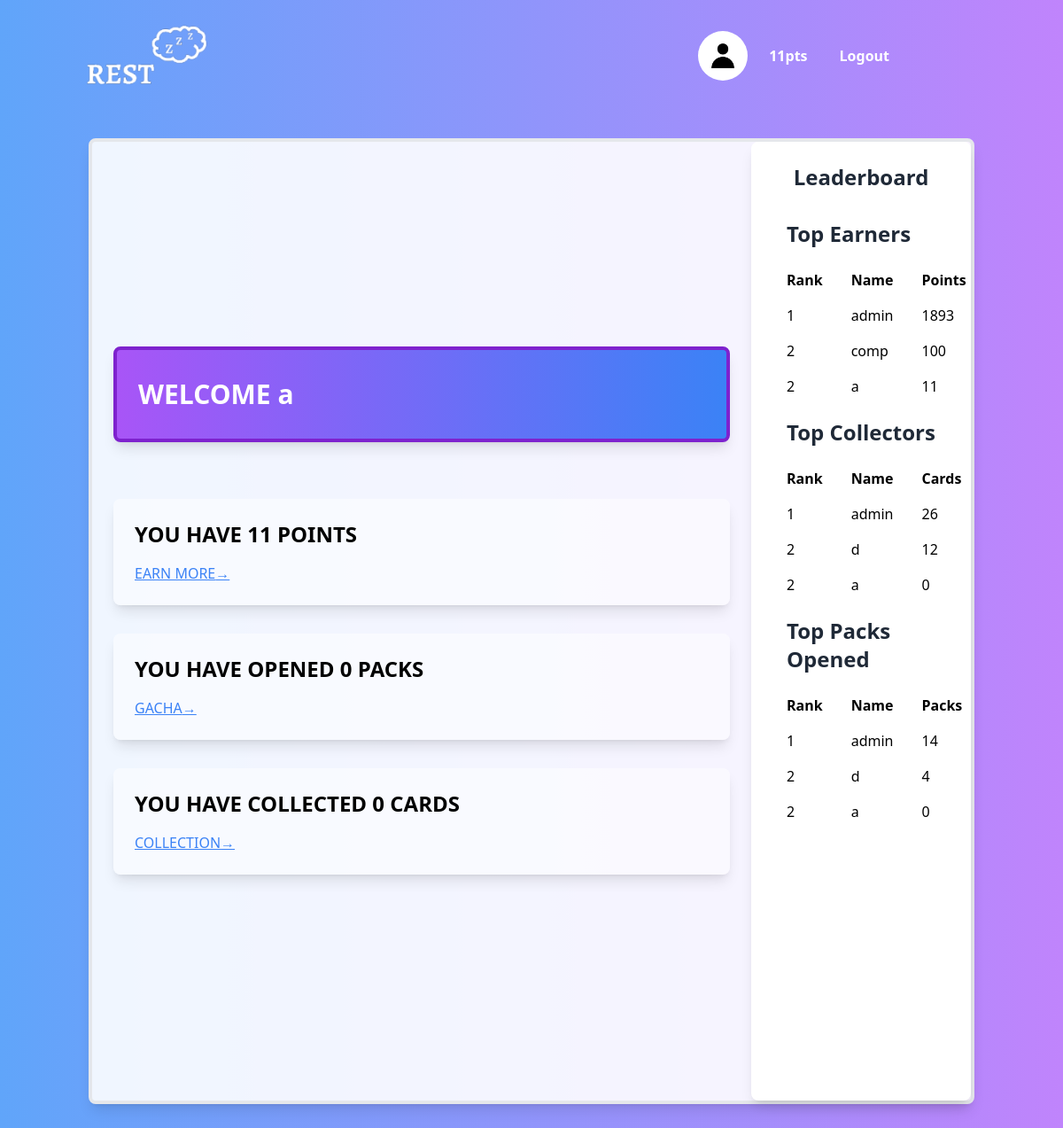
Page /welcome (signed in) on the committed database.
### tables this page shows
CREATE TABLE users(username TEXT, password TEXT, points INTEGER, packs INTEGER, cards INTEGER, pfp TEXT, userID INTEGER PRIMARY KEY AUTOINCREMENT);

### __init__.py (the view)
@app.route("/welcome")
def welcome():
    if not 'username' in session:
        flash("Log in to continue!")
        return redirect("/login")
    points, packs, cards = database.welcomeDisp(session['userID'])
    top = database.leaderboard()
    topPoints = top[0][0:3]
    topPacks = top[1][0:3]
    topCards = top[2][0:3]
    return render_template("welcome.html",pfp=database.getPFP(session['userID']),user=session['username'], points=points, packs=packs, cards=cards, PE=topPoints, C=topCards, O=topPacks)

### database.py (called while the page is built)
def connect():
    db = sqlite3.connect("rest.db")
    c = db.cursor()
    return c, db

def close(db):
    db.commit()
    db.close()

def welcomeDisp(ID):
    c,db = connect()
    info = c.execute("SELECT points, packs, cards FROM users WHERE userID = ?", (ID,)).fetchone()
    close(db)
    return info[0], info[1], info[2]

def leaderboard():
    c,db = connect()
    points = c.execute("SELECT username, points FROM users ORDER BY points DESC").fetchall()
    packs = c.execute("SELECT username, packs FROM users ORDER BY packs DESC").fetchall()
    cards = c.execute("SELECT username, cards FROM users ORDER BY cards DESC").fetchall()
    return points, packs, cards
    close(db)

def getPFP(ID):
    c,db = connect()
    pfp = c.execute("SELECT pfp FROM users WHERE userID = ?", (ID,)).fetchone()
    close(db)
    return pfp[0]

### templates/welcome.html (shortened to what this page needs)
<!DOCTYPE html>
  <html lang="en">
  <head>
    <script src="https://cdn.tailwindcss.com"></script>
  </head>
  <body class="bg-cover bg-fixed bg-gradient-to-r from-blue-400 to-purple-400 overflow-hidden">
    <nav class="p-6 text-indigo-600">
      <div class="container mx-auto flex justify-between items-center">
        <a href="/"><img src={{ url_for('static', filename='bed.png') }} alt="bed" width="150" height="150"></a>
        <ul class="flex space-x-6 mr-24 justify-center items-center">
          <li>
            {% if pfp == "" %}
            <img class="w-14 h-14 rounded-full" src={{ url_for('static', filename='default.jpg') }} alt="pfp">
            {% endif %}
          </li>
          <li>
            <p class="2xl text-white font-semibold text-base">{{points}}pts</p>
          </li>
          <li>
            <form action="/logout">
              <input type="submit" class="hover:underline transition ease-in-out delay-50 hover:-translate-y-1 hover:scale-110 hover:bg-indigo-500 duration-300 rounded-lg p-3 text-white font-semibold text-base cursor-pointer" value="Logout">
            </form>
          </li>
      </div>
    </nav>
    <div class="flex flex-col h-screen justify-center items-center">
      <div class="flex flex-row justify-between w-5/6 h-5/6 bg-opacity-90 bg-white shadow-lg rounded-lg -translate-y-20 border-4">
        <div class="flex flex-col justify-center w-3/4 p-6">
          <h1 class="text-3xl font-extrabold text-white bg-gradient-to-r from-purple-500 to-blue-500 py-8 px-6 rounded-lg shadow-lg mt-10 border-4 border-purple-700">WELCOME {{user}}</h1>
          <section class="py-16">
            <div class="container mx-auto grid grid-cols-1 gap-8">
              <div class="p-6 bg-white bg-opacity-50 shadow-lg rounded-lg">
                <h2 class="text-2xl font-bold mb-4">YOU HAVE {{points}} POINTS</h2>
                <div>
                  <a href="/selection" class="text-blue-500 hover:text-blue-700 font-medium underline transition ease-in-out duration-200">EARN MORE<span>&rarr;</span></a>
                </div>
              </div>
              <div class="p-6 bg-white bg-opacity-50 shadow-lg rounded-lg">
                <h2 class="text-2xl font-bold mb-4">YOU HAVE OPENED {{packs}} PACKS</h2>
                <div>
                  <a href="/gacha" class="text-blue-500 hover:text-blue-700 font-medium underline transition ease-in-out duration-200">GACHA<span>&rarr;</span></a>
                </div>
              </div>
              <div class="p-6 bg-white bg-opacity-50 shadow-lg rounded-lg">
                <h2 class="text-2xl font-bold mb-4">YOU HAVE COLLECTED {{cards}} CARDS</h2>
                <div>
                  <a href="/collection" class="text-blue-500 hover:text-blue-700 font-medium underline transition ease-in-out duration-200">COLLECTION<span>&rarr;</span></a>
                </div>
              </div>
            </div>
          </section>
        </div>
        <div class="w-1/4 p-6 bg-white shadow-lg rounded-lg">
          <h1 class="text-2xl font-bold text-center text-gray-800 mb-4">Leaderboard</h1>
            <table class="table-auto w-full">
              <h1 class="text-2xl font-bold text-gray-800 p-4">Top Earners</h1>
              <thead>
                <tr>
                  <th class="px-4 py-2 text-left">Rank</th>
                  <th class="px-4 py-2 text-left">Name</th>
                  <th class="px-4 py-2 text-left">Points</th>
                </tr>
              </thead>
              <tbody>
                <tr class="hover:bg-gray-100">
                  <td class="px-4 py-2">1</td>
                  <td class="px-4 py-2">{{PE[0][0]}}</td>
                  <td class="px-4 py-2">{{PE[0][1]}}</td>
                </tr>
                <tr class="hover:bg-gray-100">
                  <td class="px-4 py-2">2</td>
                  <td class="px-4 py-2">{{PE[1][0]}}</td>
                  <td class="px-4 py-2">{{PE[1][1]}}</td>
                </tr>
                <tr class="hover:bg-gray-100">
                  <td class="px-4 py-2">2</td>
                  <td class="px-4 py-2">{{PE[2][0]}}</td>
                  <td class="px-4 py-2">{{PE[2][1]}}</td>
                </tr>
              </tbody>
            </table>
            <table class="table-auto w-full">
              <h1 class="text-2xl font-bold text-gray-800 p-4">Top Collectors</h1>
              <thead>
                <tr>
                  <th class="px-4 py-2 text-left">Rank</th>
                  <th class="px-4 py-2 text-left">Name</th>
                  <th class="px-4 py-2 text-left">Cards</th>
                </tr>
              </thead>
              <tbody>
                <tr class="hover:bg-gray-100">
                  <td class="px-4 py-2">1</td>
                  <td class="px-4 py-2">{{C[0][0]}}</td>
                  <td class="px-4 py-2">{{C[0][1]}}</td>
                </tr>
                <tr class="hover:bg-gray-100">
                  <td class="px-4 py-2">2</td>
                  <td class="px-4 py-2">{{C[1][0]}}</td>
                  <td class="px-4 py-2">{{C[1][1]}}</td>
                </tr>
                <tr class="hover:bg-gray-100">
                  <td class="px-4 py-2">2</td>
                  <td class="px-4 py-2">{{C[2][0]}}</td>
                  <td class="px-4 py-2">{{C[2][1]}}</td>
                </tr>
              </tbody>
          </table>
          <table class="table-auto w-full">
            <h1 class="text-2xl font-bold text-gray-800 p-4">Top Packs Opened</h1>
            <thead>
              <tr>
                <th class="px-4 py-2 text-left">Rank</th>
                <th class="px-4 py-2 text-left">Name</th>
                <th class="px-4 py-2 text-left">Packs</th>
              </tr>
            </thead>
            <tbody>
              <tr class="hover:bg-gray-100">
                <td class="px-4 py-2">1</td>
                <td class="px-4 py-2">{{O[0][0]}}</td>
                <td class="px-4 py-2">{{O[0][1]}}</td>
              </tr>
              <tr class="hover:bg-gray-100">
                <td class="px-4 py-2">2</td>
                <td class="px-4 py-2">{{O[1][0]}}</td>
                <td class="px-4 py-2">{{O[1][1]}}</td>
              </tr>
              <tr class="hover:bg-gray-100">
                <td class="px-4 py-2">2</td>
                <td class="px-4 py-2">{{O[2][0]}}</td>
                <td class="px-4 py-2">{{O[2][1]}}</td>
              </tr>
            </tbody>
          </table>
        </div>
      </div>
    </div>
  </body>
</html>

### rows in the picture
users: username "admin", points "1893", cards "26", packs "14"
users: username "comp", points "100"
users: username "a", points "11", cards "0", packs "0"
users: username "d", cards "12", packs "4"

### other values in the picture
{{ points }} "11"
{{ user }} "a"
{{ packs }} "0"
{{ cards }} "0"
